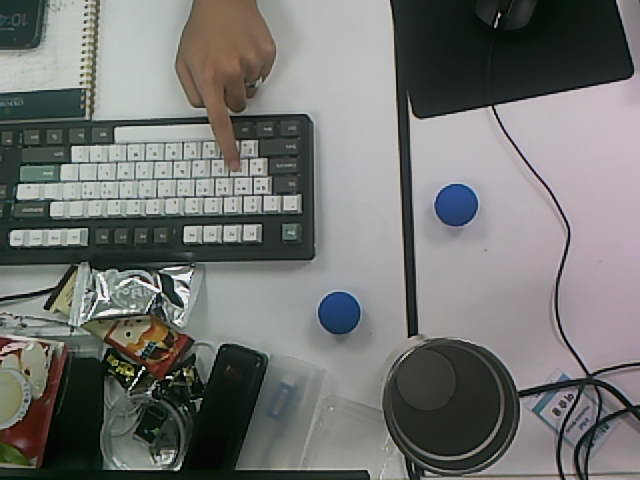
#> input picture shots/shot_000.png, 640 x 480 px
$ python vision.py ../shots/shot_000.png
#> lines starting #> are read from the running program, lines starting #| are printed output that depends on the picture; after the words box and inside, x2 and y2 are one past the last pixel; in counts of white or black regions, pixels touching at a corner belong together
# -*- coding: utf-8 -*-
"""vision.py — 공과 구역(bin·공급구역)을 같은 색 검출로 찾는다.

이 파일의 핵심 아이디어 한 줄:

    공도 구역도 "그 색 픽셀 덩어리"다. 둘을 가르는 건 색이 아니라 크기와 모양이다.

그래서 bin 을 책상 위에서 옮겨도 다음 프레임이면 새 자리에서 다시 찾아진다 —
좌표를 어디에도 적어두지 않기 때문이다. 이게 "위치가 바뀌어도 되는 분류"의 근거다.

색은 CIELAB 의 a*/b* 평면에서 기준색까지의 거리로 판정한다(config.LabColor).
실측상 이 편이 HSV 보다 여유가 크다 — shots 에서 빨간 공은 기준색에서
2 이내인데 빨간 과자봉지는 16 이상 떨어져 있어, 모양을 보기 전에 색만으로도
갈린다. HSV 로는 둘 다 '빨강'을 통과해 면적·원형도에 기대야 했다.

단독 실행하면 저장된 사진으로 검출 결과를 눈으로 확인할 수 있다:
    python -m sorting.vision shots/*.png
"""
from __future__ import annotations

import math
from dataclasses import dataclass, field

import cv2
import numpy as np

from . import config as cfg


# ── 관측 결과 자료구조 ─────────────────────────────────────────────────────
@dataclass(frozen=True)
class Ball:
    color: str
    u: int
    v: int
    r: int
    area: float

    @property
    def uv(self) -> tuple[int, int]:
        return (self.u, self.v)


@dataclass(frozen=True)
class Region:
    """bin 또는 공급구역. bbox 는 (x, y, w, h)."""
    color: str
    cx: int
    cy: int
    bbox: tuple[int, int, int, int]
    area: float

    def contains(self, u: float, v: float, pad: int = 0) -> bool:
        x, y, w, h = self.bbox
        return (x - pad) <= u <= (x + w + pad) and (y - pad) <= v <= (y + h + pad)


@dataclass
class Scene:
    """한 프레임에서 읽어낸 것 전부. GUI와 파이프라인이 이 하나를 공유한다."""
    balls: list[Ball] = field(default_factory=list)
    regions: dict[str, Region] = field(default_factory=dict)
    pick_zone: Region | None = None
    frame_id: int = 0
    detect_ms: float = 0.0

    def balls_of(self, color: str) -> list[Ball]:
        return [b for b in self.balls if b.color == color]


# ── 색 마스크 ──────────────────────────────────────────────────────────────
def lab_channels(bgr: np.ndarray) -> tuple[np.ndarray, np.ndarray, np.ndarray]:
    """BGR → (L, a*, b*). a*/b* 는 OpenCV 의 128 오프셋을 뺀 실제 값(float32).

    한 프레임에서 색을 여러 번 찾으므로, 무거운 색공간 변환은 여기 한 번만
    하고 각 색은 뺄셈만 하게 한다.
    """
    if cfg.VISION.blur_ksize:
        k = cfg.VISION.blur_ksize
        bgr = cv2.GaussianBlur(bgr, (k, k), 0)
    lab = cv2.cvtColor(bgr, cv2.COLOR_BGR2LAB)
    lightness, a_chan, b_chan = cv2.split(lab)
    return (lightness.astype(np.float32),
            a_chan.astype(np.float32) - 128.0,
            b_chan.astype(np.float32) - 128.0)


def color_mask(bgr: np.ndarray, band: cfg.LabColor, channels=None) -> np.ndarray:
    """그 색으로 볼 픽셀만 남긴 이진 마스크 (Lab 기준색 + 반경).

    판정은 두 가지뿐이다:
      · a*/b* 평면에서 기준색까지의 거리 ≤ radius  ← 색이 맞는가
      · l_min ≤ L ≤ l_max                         ← 새까맣거나 하얗게 날아가지 않았나

    거리 하나로 판정하므로, HSV 처럼 빨강을 색상환 양끝 두 구간으로 쪼개
    OR 할 필요가 없다. 밝기(L)가 색기(a*,b*)와 분리돼 있어 그늘이 져도
    같은 색으로 남는다.

    channels 를 넘기면 Lab 변환을 재사용한다(observe 가 그렇게 쓴다).
    """
    lightness, a_chan, b_chan = channels if channels is not None else lab_channels(bgr)

    da = a_chan - band.a
    db = b_chan - band.b
    within = (da * da + db * db) <= (band.radius * band.radius)
    within &= (lightness >= band.l_min) & (lightness <= band.l_max)
    mask = within.astype(np.uint8) * 255

    k = cfg.VISION.morph_kernel
    kern = cv2.getStructuringElement(cv2.MORPH_ELLIPSE, (k, k))
    mask = cv2.morphologyEx(mask, cv2.MORPH_OPEN, kern)    # 잔점 제거
    return cv2.morphologyEx(mask, cv2.MORPH_CLOSE, kern)   # 구멍 메우기


def circularity(contour) -> float:
    """4πA/P². 완전한 원이면 1.0, 길쭉하거나 각지면 작아진다.

    사각형 bin 테두리가 조각나 공 크기 덩어리로 잡히는 걸 막는 필터다.
    """
    peri = cv2.arcLength(contour, True)
    if peri <= 0:
        return 0.0
    return 4.0 * math.pi * cv2.contourArea(contour) / (peri * peri)


# ── 구역 검출 ──────────────────────────────────────────────────────────────
def detect_region(bgr: np.ndarray, band: cfg.LabColor,
                  min_area: float | None = None, channels=None) -> Region | None:
    """그 색에서 가장 큰 덩어리 하나를 구역으로 본다. 없으면 None.

    '가장 큰 것 하나'인 이유: 화면에 같은 색 잡동사니가 있어도 bin 은 보통
    가장 크다. min_area 하한이 공 크기 상한보다 위라 공과 절대 헷갈리지 않는다.
    """
    min_area = cfg.VISION.min_area_region if min_area is None else min_area
    cnts, _ = cv2.findContours(color_mask(bgr, band, channels),
                               cv2.RETR_EXTERNAL, cv2.CHAIN_APPROX_SIMPLE)
    if not cnts:
        return None
    c = max(cnts, key=cv2.contourArea)
    area = cv2.contourArea(c)
    if area < min_area:
        return None
    x, y, w, h = cv2.boundingRect(c)
    return Region(band.name, x + w // 2, y + h // 2, (x, y, w, h), area)


# ── 공 검출 ────────────────────────────────────────────────────────────────
def detect_balls(bgr: np.ndarray, band: cfg.LabColor, channels=None) -> list[Ball]:
    """그 색에서 공처럼 생긴 덩어리를 전부 찾는다(여러 개).

    면적 상·하한과 원형도를 통과해야 공으로 인정한다.
    """
    v = cfg.VISION
    cnts, _ = cv2.findContours(color_mask(bgr, band, channels),
                               cv2.RETR_EXTERNAL, cv2.CHAIN_APPROX_SIMPLE)
    out: list[Ball] = []
    for c in cnts:
        area = cv2.contourArea(c)
        if not (v.min_area_ball <= area <= v.max_area_ball):
            continue
        if circularity(c) < v.min_circularity:
            continue
        (u, cy), r = cv2.minEnclosingCircle(c)
        out.append(Ball(band.name, int(u), int(cy), int(r), area))
    return out


# ── 한 프레임 전체 관측 ────────────────────────────────────────────────────
def observe(bgr: np.ndarray, frame_id: int = 0) -> Scene:
    """프레임 하나 → Scene. 파이프라인과 GUI가 쓰는 단 하나의 진입점.

    공 채택 규칙 두 가지:
      · bin 안에 있는 공은 제외 — 이미 분류를 마친 공을 다시 집는 무한루프를 막는다.
      · 공급구역이 검출됐다면 그 안의 공만 대상 — 굴러나간 공에 팔이 따라가지 않는다.
    """
    t0 = cv2.getTickCount()
    channels = lab_channels(bgr)        # Lab 변환은 프레임당 한 번만

    regions: dict[str, Region] = {}
    for name, band in cfg.BIN_COLORS.items():
        reg = detect_region(bgr, band, channels=channels)
        if reg is not None:
            regions[name] = reg

    pick_zone = (detect_region(bgr, cfg.PICK_ZONE, channels=channels)
                 if cfg.PICK_ZONE else None)

    balls: list[Ball] = []
    for name, band in cfg.BALL_COLORS.items():
        for b in detect_balls(bgr, band, channels=channels):
            if any(r.contains(b.u, b.v) for r in regions.values()):
                continue                      # 이미 bin 안에 담긴 공
            if pick_zone is not None and not pick_zone.contains(b.u, b.v):
                continue                      # 공급구역 밖 — 대상이 아니다
            balls.append(b)

    ms = (cv2.getTickCount() - t0) / cv2.getTickFrequency() * 1000.0
    return Scene(balls=balls, regions=regions, pick_zone=pick_zone,
                 frame_id=frame_id, detect_ms=ms)


# ── 오버레이 ───────────────────────────────────────────────────────────────
def _label(img, text, org, color, scale=0.5):
    """검은 테두리를 깔고 그 위에 색 글씨 — 밝은 배경에서도 읽힌다."""
    for c, tk in (((0, 0, 0), 3), (color, 1)):
        cv2.putText(img, text, org, cv2.FONT_HERSHEY_SIMPLEX, scale, c, tk,
                    cv2.LINE_AA)


def draw_scene(bgr: np.ndarray, scene: Scene, robot_xy=None) -> np.ndarray:
    """검출 결과를 그려 넣은 새 이미지를 돌려준다.

    robot_xy: {색: (x, y)} 를 주면 구역 라벨에 로봇좌표까지 같이 찍는다.
    구역을 손으로 옮겼을 때 상자와 좌표가 따라 움직이는 게 보이는 것이
    '위치가 바뀌어도 동작함'을 눈으로 증명하는 수단이다.
    """
    out = bgr.copy()

    for name, reg in scene.regions.items():
        x, y, w, h = reg.bbox
        col = cfg.BIN_COLORS[name].draw
        cv2.rectangle(out, (x, y), (x + w, y + h), col, 2)
        txt = f"{name.upper()} BIN"
        if robot_xy and name in robot_xy:
            rx, ry = robot_xy[name]
            txt += f"  ({rx:+.3f}, {ry:+.3f})m"
        _label(out, txt, (x, max(y - 8, 14)), col)

    if scene.pick_zone is not None:
        x, y, w, h = scene.pick_zone.bbox
        col = cfg.PICK_ZONE.draw
        cv2.rectangle(out, (x, y), (x + w, y + h), col, 2)
        _label(out, "PICK ZONE", (x, max(y - 8, 14)), col)

    for b in scene.balls:
        col = cfg.BALL_COLORS[b.color].draw
        cv2.circle(out, (b.u, b.v), b.r, col, 2)
        cv2.drawMarker(out, (b.u, b.v), (0, 255, 255), cv2.MARKER_CROSS, 12, 2)
        _label(out, f"{b.color} {b.area:.0f}px", (b.u - b.r, b.v - b.r - 6), col)

    return out


# ── 사진으로 눈 확인 ───────────────────────────────────────────────────────
def _main(argv):
    import glob
    paths = [p for a in argv for p in sorted(glob.glob(a))]
    if not paths:
        raise SystemExit("사용법: python -m sorting.vision shots/*.png")
    for p in paths:
        img = cv2.imread(p)
#> img is the input picture: shape (480, 640, 3); mean B, G, R 114.3, 116.2, 115.1
        if img is None:
            print("읽기 실패:", p)
            continue
        sc = observe(img)
#> in lab_channels, `lab = cv2.cvtColor(bgr, cv2.COLOR_BGR2LAB)`: lab: shape (480, 640, 3); mean of channels 0, 1, 2 121.6, 127.2, 129.1
#> in lab_channels, `lightness, a_chan, b_chan = cv2.split(lab)`:
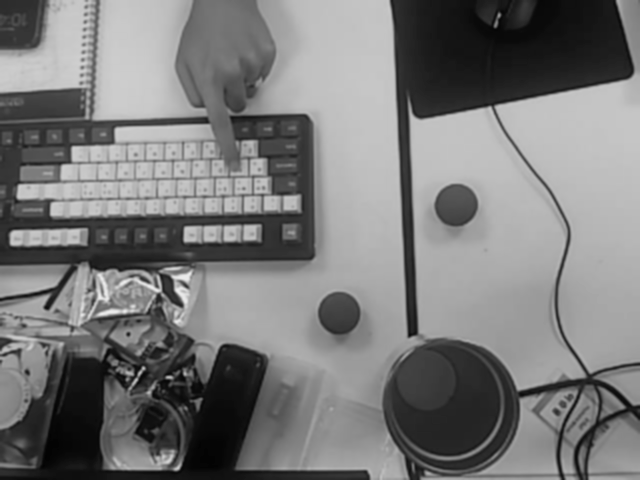
#> lightness: shape (480, 640); min 2, max 237, mean 121.6
#> in lab_channels, `lightness, a_chan, b_chan = cv2.split(lab)`:
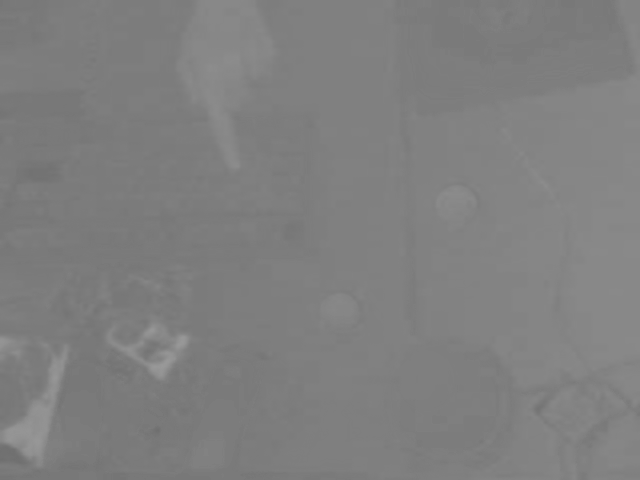
#> a_chan: shape (480, 640); min 111, max 153, mean 127.2
#> the loop in observe, `for name, band in cfg.BIN_COLORS.items():` made 2 passes
#> area in detect_region on pass 2: 1416
#> pass 1, in color_mask, `lightness, a_chan, b_chan = channels if channels is not None else lab_..`:
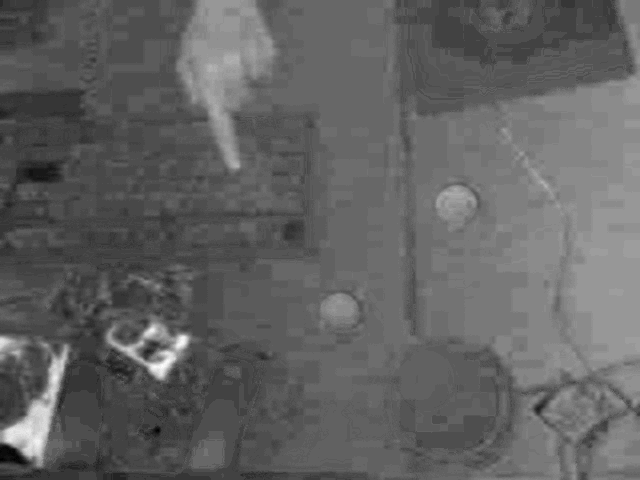
#> a_chan: shape (480, 640) float32; min -17, max 25, mean -0.8; drawn with min black and max white
#> pass 1, in color_mask, `lightness, a_chan, b_chan = channels if channels is not None else lab_..`:
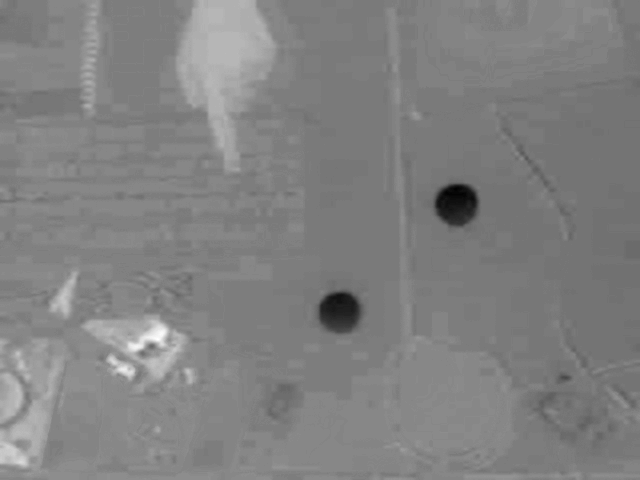
#> b_chan: shape (480, 640) float32; min -40, max 41, mean 1.1; drawn with min black and max white
#> after the loop in observe, `for name, band in cfg.BIN_COLORS.items():`: regions = 0 items
#> in color_mask (call 3), `within = (da * da + db * db) <= (band.radius * band.radius)`:
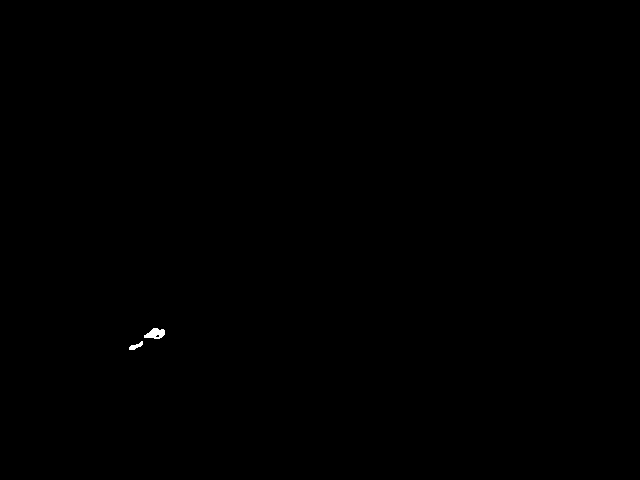
#> within: shape (480, 640) bool; 0.07% white; 2 white regions, box (x1, y1, x2, y2) and area: (144, 328, 165, 339) 155, (129, 341, 143, 350) 60
#> in color_mask (call 3), `mask = cv2.morphologyEx(mask, cv2.MORPH_OPEN, kern)`: mask: shape (480, 640); 0.05% white; 2 white regions, box (x1, y1, x2, y2) and area: (146, 328, 165, 338) 127, (130, 345, 136, 350) 22
#> in color_mask (call 3), `return cv2.morphologyEx(mask, cv2.MORPH_CLOSE, kern)`: returned value: shape (480, 640); 0.05% white; 2 white regions
#> in detect_region (call 3), `cnts, _ = cv2.findContours(color_mask(bgr, band, channels), cv2.RETR_E..`: cnts = 2 contours, 1 with area under 20; largest, box (x1, y1, x2, y2) and area: (146, 328, 165, 338) 106
        counts = {c: len(sc.balls_of(c)) for c in cfg.BALL_COLORS}
#> counts = {'red': 0, 'blue': 2}
        print(f"{p}: 공 {counts} · 구역 {sorted(sc.regions)} · "
              f"공급구역 {'O' if sc.pick_zone else 'X'} · {sc.detect_ms:.1f}ms")
#| ../shots/shot_000.png: 공 {'red': 0, 'blue': 2} · 구역 [] · 공급구역 X · 360.2ms
        cv2.imshow("detect (아무 키=다음, q=종료)", draw_scene(img, sc))
#> after the loop in draw_scene, `for b in scene.balls:`:
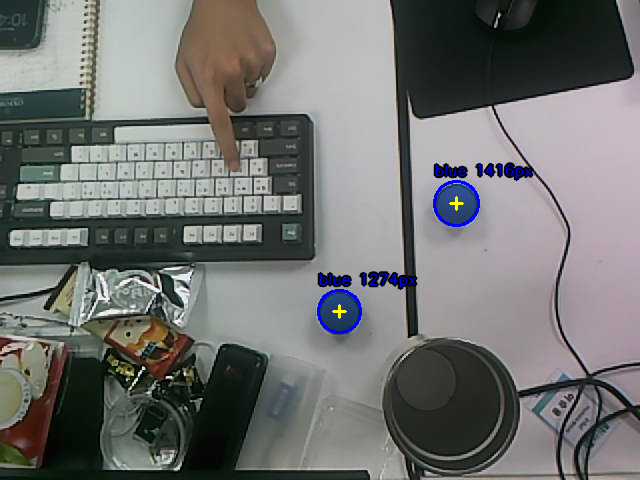
#> out: shape (480, 640, 3); 1.14% of pixels changed, all inside (x1, y1, x2, y2) = (317, 161, 534, 334)
        if (cv2.waitKey(0) & 0xFF) == ord("q"):
#> (key q is pressed here)
            break
    cv2.destroyAllWindows()


if __name__ == "__main__":
    import sys
    _main(sys.argv[1:])

$ run again, on shots/shot_002.png
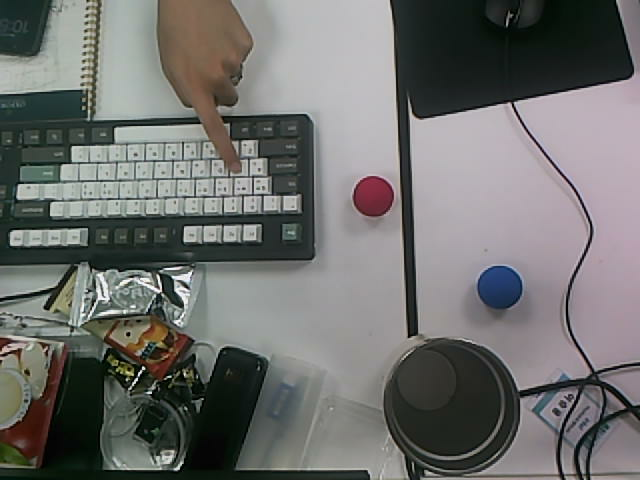
#> input picture shots/shot_002.png, 640 x 480 px
#> in _main, img is the input picture: shape (480, 640, 3); mean B, G, R 109.5, 111.7, 111.1
#> lab: shape (480, 640, 3); mean of channels 0, 1, 2 117.1, 127.3, 129.3
#> the loop in observe, `for name, band in cfg.BIN_COLORS.items():` made 2 passes
#> area in detect_region on passes 1 to 2: 1047, 1439
#> after the loop in observe, `for name, band in cfg.BIN_COLORS.items():`: regions = 0 items
#> within: shape (480, 640) bool; 0.07% white; 2 white regions, box (x1, y1, x2, y2) and area: (143, 326, 165, 339) 167, (129, 341, 143, 350) 52
#> in detect_region (call 3), `cnts, _ = cv2.findContours(color_mask(bgr, band, channels), cv2.RETR_E..`: cnts = 2 contours, 1 with area under 20; largest, box (x1, y1, x2, y2) and area: (145, 328, 165, 339) 118
#> the loop in observe, `for name, band in cfg.BALL_COLORS.items():` made 2 passes
#> pass 1, in color_mask (call 4), `within = (da * da + db * db) <= (band.radius * band.radius)`:
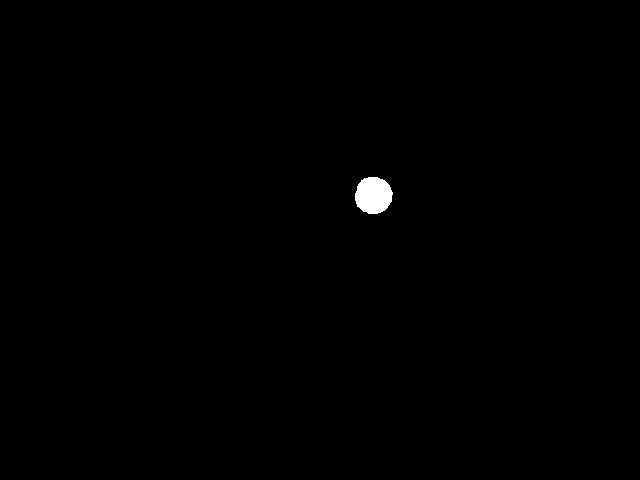
#> within: shape (480, 640) bool; 0.36% white; 1 white region, box (x1, y1, x2, y2) and area: (355, 177, 393, 214) 1104
#> counts = {'red': 1, 'blue': 1}
#| ../shots/shot_002.png: 공 {'red': 1, 'blue': 1} · 구역 [] · 공급구역 X · 495.9ms
#> after the loop in draw_scene, `for b in scene.balls:`:
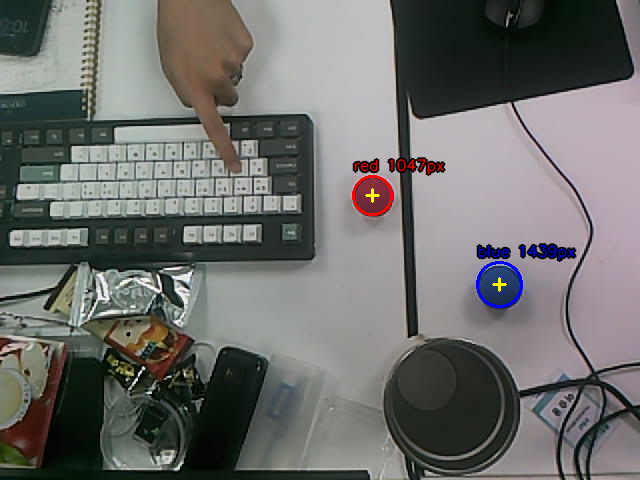
#> out: shape (480, 640, 3); 1.1% of pixels changed, all inside (x1, y1, x2, y2) = (352, 157, 577, 308)

$ run again, on shots/shot_003.png
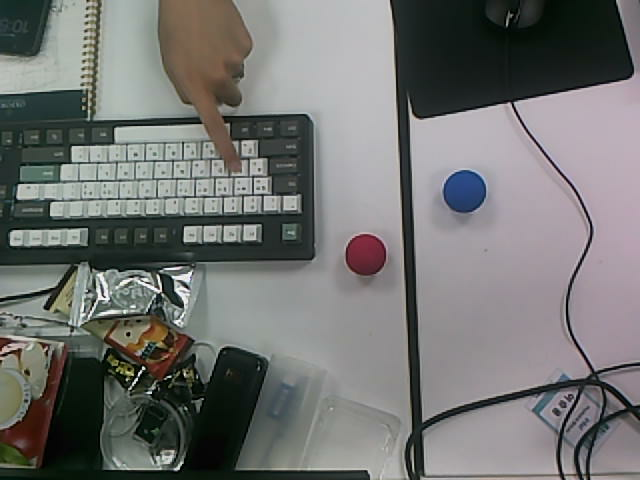
#> input picture shots/shot_003.png, 640 x 480 px
#> in _main, img is the input picture: shape (480, 640, 3); mean B, G, R 113.8, 115.7, 114.7
#> lab: shape (480, 640, 3); mean of channels 0, 1, 2 121.3, 127.2, 129.1
#> the loop in observe, `for name, band in cfg.BIN_COLORS.items():` made 2 passes
#> area in detect_region on passes 1 to 2: 965, 1416.5
#> after the loop in observe, `for name, band in cfg.BIN_COLORS.items():`: regions = 0 items
#> within: shape (480, 640) bool; 0.07% white; 2 white regions, box (x1, y1, x2, y2) and area: (143, 326, 164, 340) 173, (129, 341, 143, 350) 54
#> in detect_region (call 3), `cnts, _ = cv2.findContours(color_mask(bgr, band, channels), cv2.RETR_E..`: cnts = 2 contours, 1 with area under 20; largest, box (x1, y1, x2, y2) and area: (145, 326, 164, 340) 142
#> the loop in observe, `for name, band in cfg.BALL_COLORS.items():` made 2 passes
#> pass 1, in color_mask (call 4), `within = (da * da + db * db) <= (band.radius * band.radius)`:
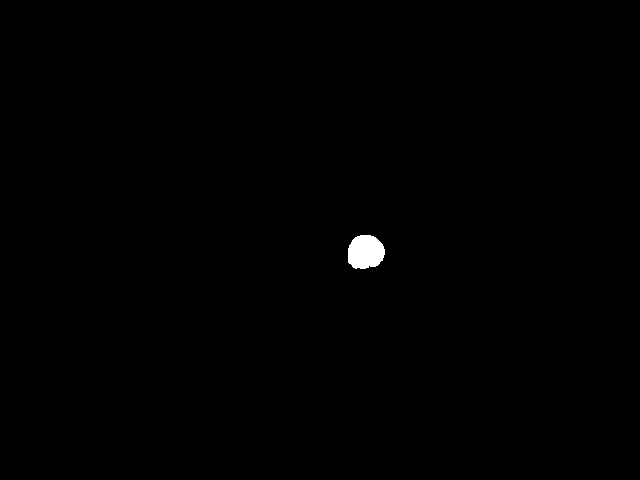
#> within: shape (480, 640) bool; 0.33% white; 1 white region, box (x1, y1, x2, y2) and area: (348, 235, 385, 269) 1018
#> counts = {'red': 1, 'blue': 1}
#| ../shots/shot_003.png: 공 {'red': 1, 'blue': 1} · 구역 [] · 공급구역 X · 511.4ms
#> after the loop in draw_scene, `for b in scene.balls:`:
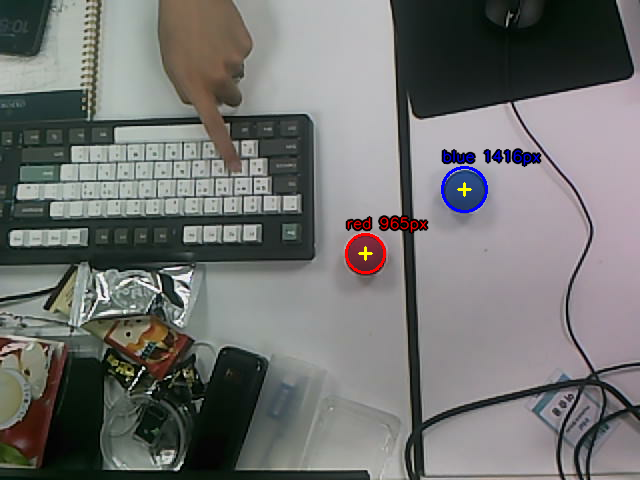
#> out: shape (480, 640, 3); 1.07% of pixels changed, all inside (x1, y1, x2, y2) = (345, 147, 542, 274)
